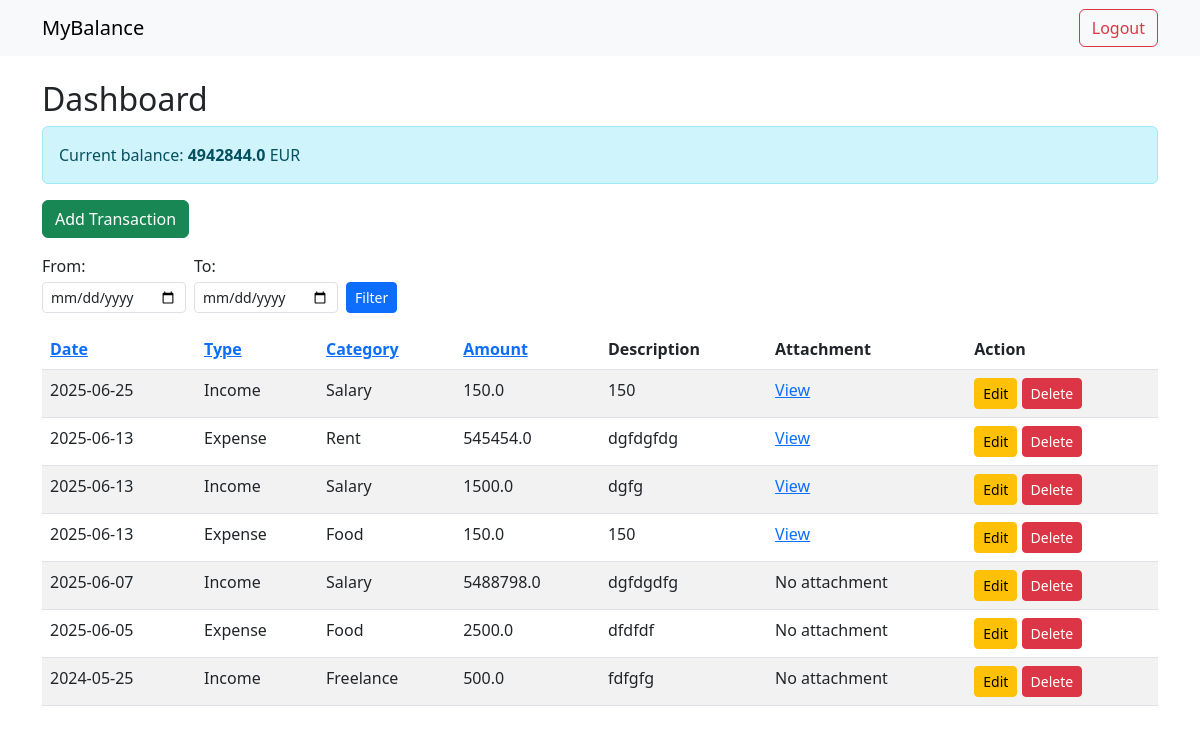
The page /dashboard (signed in) on the database as committed earlier.
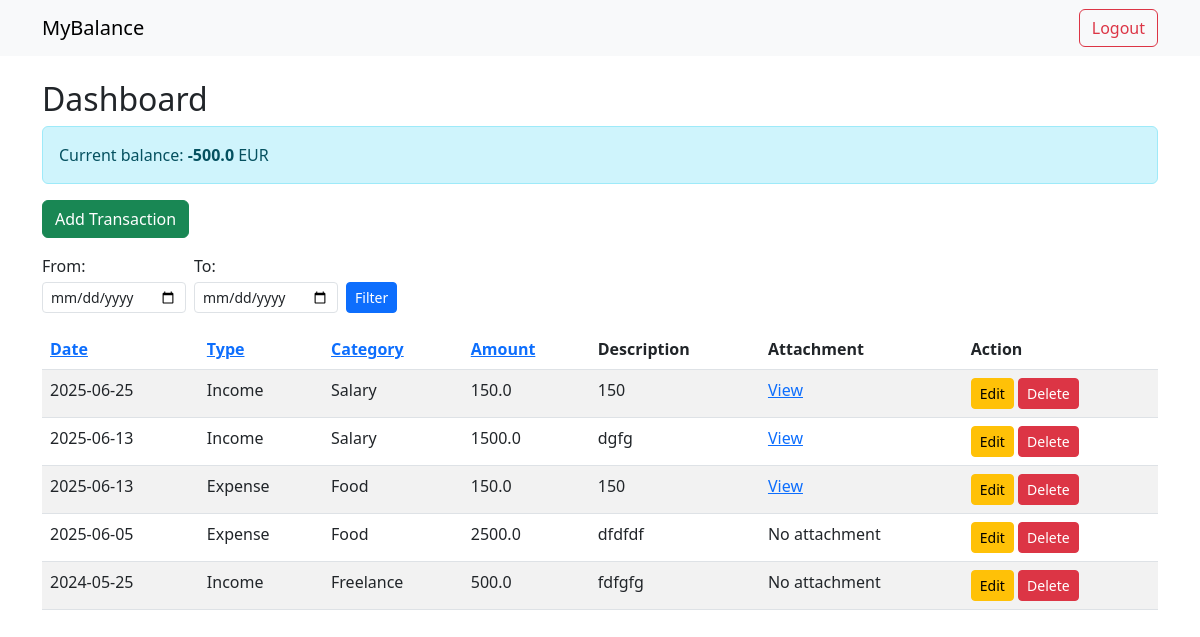
The same page on the database as committed later.
### tables this page shows
CREATE TABLE transactions (
              id INTEGER PRIMARY KEY AUTOINCREMENT,
              user_id INTEGER,
              date TEXT,
              type TEXT,
              category TEXT,
              amount REAL,
              description TEXT, attachment TEXT,
              FOREIGN KEY(user_id) REFERENCES users(id)
              );

### app.py (the view)
@app.route('/dashboard')
def dashboard():
        if 'user_id' not in session:
            return redirect(url_for('login'))
        sort_by=request.args.get('sort_by','date')
        order=request.args.get('order','desc')
        if sort_by not in ['date','type','amount', 'category']:
             sort_by='date'
        if order not in ['asc', 'desc']:
             order='desc'
        date_from=request.args.get('from')
        date_to=request.args.get('to')
        query='''
            SELECT id, date, type, category, amount, description, attachment
            FROM transactions
            WHERE user_id=?
        '''
        params=[session['user_id']]
        if date_from:
             query+=" AND date>=?"
             params.append(date_from)
        if date_to:
             query+=" AND date<=?"
             params.append(date_to)
        query+= f"ORDER BY {sort_by} {order}"
        conn=get_db_conn()
        c=conn.cursor()
        c.execute(query, tuple(params))
        transactions=c.fetchall()
        c.execute('''
                    SELECT COALESCE(SUM(CASE WHEN type='Income' THEN amount ELSE 0 END),0)-
                    COALESCE(SUM(CASE WHEN type='Expense' THEN amount ELSE 0 END),0)
                    FROM transactions
                    WHERE user_id=?

                  ''',(session['user_id'],))
        balance=c.fetchone()[0] or 0
        conn.close()
        return render_template('dashboard.html', transactions=transactions, sort_by=sort_by, order=order, date_from=date_from,
                               date_to=date_to, balance=balance)

### app.py (called while the page is built)
def get_db_conn():
     conn=sqlite3.connect(DATABASE)
     conn.row_factory=sqlite3.Row
     return conn

### templates/dashboard.html (shortened to what this page needs)
{% extends 'base.html' %}
{% block content %}
<h2>Dashboard</h2>
<div class="alert alert-info" role="alert">
    Current balance: <strong>{{balance}}</strong> EUR
</div>
<a href="{{ url_for('add') }}" class="btn btn-success mb-3">Add Transaction</a>
<form method="get" class="d-flex align-items-end gap-2 mb-3" style="flex-wrap: wrap; max-width: 600px;">
    <div class="col-auto">
        <label for="from" class="form-label mb-1">From:</label>
        <input type="date" name="from" id="from" class="form-control form-control-sm" value="{{ date_from or ''}}">
    </div>
    <div class="col-auto">
        <label for="to" class="form-label mb-1">To:</label>
        <input type="date" name="to" id="to" class="form-control form-control-sm" value="{{ date_to or ''}}">
    </div>
    <div class="col-auto">
        <button type="submit" class="btn btn-sm btn-primary">Filter</button>
    </div>
</form>
<table class="table table-striped">
    <thead>
        <tr>
            <th><a href="{{ url_for('dashboard',sort_by='date', order='asc' if sort_by!='date' or order=='desc' else 'desc' ) }}">Date</a></th>
            <th><a href="{{ url_for('dashboard', sort_by='type', order='asc' if sort_by!='type' or order=='desc' else 'desc')}}">Type</a></th>
            <th><a href="{{ url_for ('dashboard', sort_by='category', order='asc' if sort_by!='category' or order=='desc' else 'desc')}}">Category</a></th>
            <th><a href ="{{ url_for('dashboard', sort_by='amount', order='asc' if sort_by!='amount' or order=='desc' else 'desc')}}">Amount</a></th>
            <th>Description</th>
            <th>Attachment</th>
            <th>Action</th>
        </tr>
    </thead>
    <tbody>
        {% for t in transactions %}
        <tr>
            <td>{{ t['date'] }}</td>
            <td>{{ t['type'] }}</td>
            <td>{{ t['category'] }}</td>
            <td>{{ t['amount'] }}</td>
            <td>{{ t['description'] }}</td>
            <td>
                {% if  t['attachment']%}
                    <a href="{{ url_for('static', filename='uploads/'+t['attachment'])}}" target="_blank">View</a>
                {% else %}
                    No attachment
                {% endif %}
               </td>
            <td >
                <a href="{{url_for('update', id=t['id'])}}" class="btn btn-sm btn-warning">Edit</a>
                <a href="{{ url_for('confirm_delete', id=t['id'], target='record')}}" class="btn btn-sm btn-danger">Delete</a>
            </td>
        </tr>
        {% endfor %}
    </tbody>
</table>
{% endblock %}

### templates/base.html (shortened to what this page needs)
<!doctype html>
<html lang="en">
<head>
    <link href="https://cdn.jsdelivr.net/npm/bootstrap@5.3.0/dist/css/bootstrap.min.css" rel="stylesheet">
</head>
<body>
<nav class="navbar navbar-expand-lg navbar-light bg-light mb-4">
    <div class="container">
        <a class="navbar-brand" href="{{ url_for('home') }}">MyBalance</a>
        <div>
            {% if 'user_id' in session %}
                <a class="btn btn-outline-danger" href="{{ url_for('logout') }}">Logout</a>
            {% else %}
                <a class="btn btn-outline-primary" href="{{ url_for('login') }}">Login</a>
                <a class="btn btn-outline-success" href="{{ url_for('register') }}">Register</a>
            {% endif %}
        </div>
    </div>
</nav>
<div class="container">
    {% block content %}{% endblock %}
</div>
</body>
</html>

Rows that differ between the two databases and show on the page:
removed transactions: date "2025-06-13", type "Expense", category "Rent", amount "545454.0", description "dgfdgfdg"
removed transactions: date "2025-06-07", type "Income", category "Salary", amount "5488798.0", description "dgfdgdfg", shows "No attachment"
Other text that changed with them:
{{ balance }}: "4942844.0" → "-500.0"
